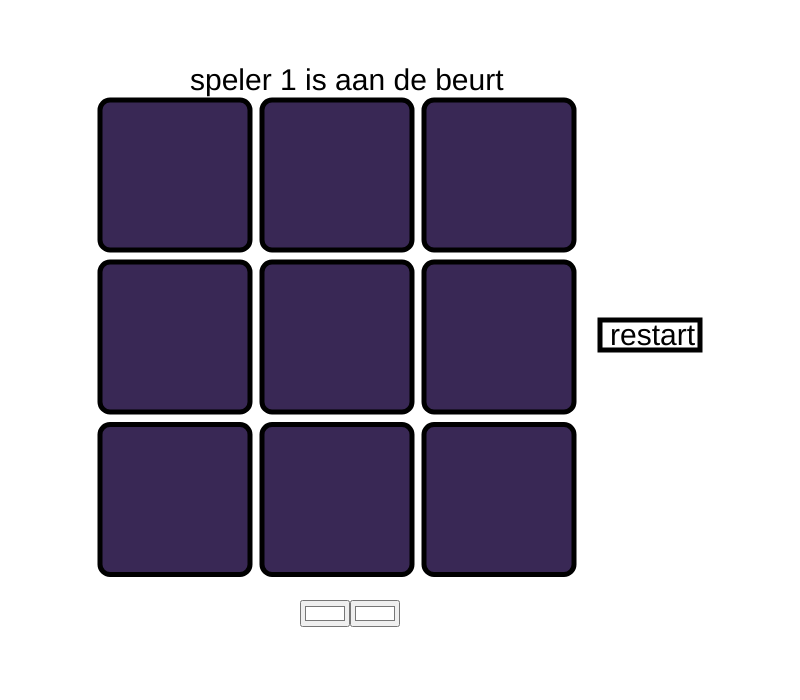
Frame 1 (no input)
Frame 60 (no input): identical to frame 1, image omitted
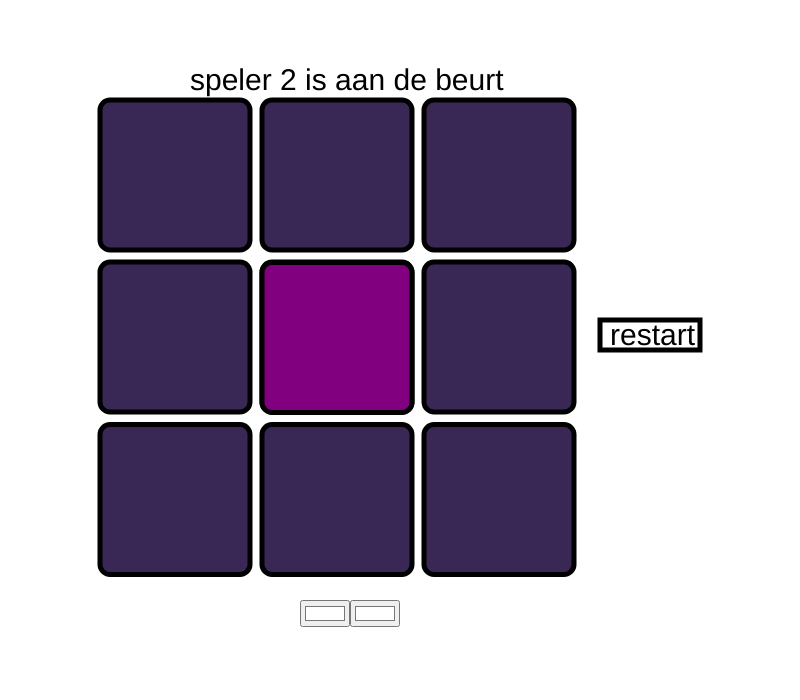
Frame 120 (the mouse pressed at the canvas centre since frame 60)

The p5.js sketch that drew these frames (run headless with seeded random() and noise() and a simulated clock; from frame 60 on, the mouse is pressed at the canvas centre):

// p5.js sketch
// ── sketch.js
let Player = 1
let RectW = 150
let winningWidth = 165
let RectH = 150
let winningHight = 165
let RectB = 12
let Box1 = 0
let Box2 = 0
let Box3 = 0
let Box4 = 0
let Box5 = 0
let Box6 = 0
let Box7 = 0
let Box8 = 0
let Box9 = 0
let Win = 0
let Winner = 0
let Reset = 0
let buttonH = 30
let buttonW = 100
let buttonX = 600
let buttonY = 320
let winningBox = []


function setup() {
  createCanvas(800, 700);
// color picker
  P1 = createColorPicker('#ffffff');
  P1.position(300, 600);
  P2 = createColorPicker('#ffffff');
  P2.position(350, 600);
}







function mousePressed() {
  //zorgen dat de blokken ingedrukt kunnen worden
  if (mouseButton == LEFT) {
    let RectX = 100
    let RectY = 100

    if (Win == 0) {
      if (Box1 == 0 &&
        mouseX > RectX && mouseX < RectX + RectW &&
        mouseY > RectY && mouseY < RectY + RectH
      ) {
        Box1 = Player;
        Player++
      }

      RectX += RectW + RectB;
      if (Box2 == 0 &&
        mouseX > RectX && mouseX < RectX + RectW &&
        mouseY > RectY && mouseY < RectY + RectH
      ) {
        Box2 = Player;
        Player++
      }

      RectX += RectW + RectB;
      if (Box3 == 0 &&
        mouseX > RectX && mouseX < RectX + RectW &&
        mouseY > RectY && mouseY < RectY + RectH
      ) {
        Box3 = Player;
        Player++
      }

      RectX = 100;
      RectY += RectH + RectB;

      if (Box4 == 0 &&
        mouseX > RectX && mouseX < RectX + RectW &&
        mouseY > RectY && mouseY < RectY + RectH
      ) {
        Box4 = Player;
        Player++
      }

      RectX += RectW + RectB;
      if (Box5 == 0 &&
        mouseX > RectX && mouseX < RectX + RectW &&
        mouseY > RectY && mouseY < RectY + RectH
      ) {
        Box5 = Player;
        Player++
      }

      RectX += RectW + RectB;
      if (Box6 == 0 &&
        mouseX > RectX && mouseX < RectX + RectW &&
        mouseY > RectY && mouseY < RectY + RectH
      ) {
        Box6 = Player;
        Player++
      }

      RectX = 100;
      RectY += RectH + RectB;

      if (Box7 == 0 &&
        mouseX > RectX && mouseX < RectX + RectW &&
        mouseY > RectY && mouseY < RectY + RectH
      ) {
        Box7 = Player;
        Player++
      }

      RectX += RectW + RectB;
      if (Box8 == 0 &&
        mouseX > RectX && mouseX < RectX + RectW &&
        mouseY > RectY && mouseY < RectY + RectH
      ) {
        Box8 = Player;
        Player++
      }

      RectX += RectW + RectB;
      if (Box9 == 0 &&
        mouseX > RectX && mouseX < RectX + RectW &&
        mouseY > RectY && mouseY < RectY + RectH
      ) {
        Box9 = Player;
        Player++
      }
    }
    if (Player >= 3) {
      Player = 1
    }
  }

// reset knop
  if (Reset == 0 &&
    mouseX > buttonX && mouseX < buttonX + buttonW &&
    mouseY > buttonY && mouseY < buttonY + buttonH) {
    Box1 = 0
    Box2 = 0
    Box3 = 0
    Box4 = 0
    Box5 = 0
    Box6 = 0
    Box7 = 0
    Box8 = 0
    Box9 = 0

    Win = 0
    winningBox = []
  }
}










function draw() {
  //color pick
let Player1Color = P1.color();
let Player2Color = P2.color();

//background
  if (Player == 1) {
    background(Player1Color)
  }
  if (Player == 2) {
    background(Player2Color)
  }


  //beurt text
  textSize(30)
  fill('black');
  text('speler ' + Player + ' is aan de beurt', 190, 90);
  // text(mouseX, 100, 100);
  let RectX = 100
  let RectY = 100


//de vakjes van het speelveld
  strokeWeight(5)
 if(Box1 == 1 || 2){
  true
 }else{
  false
 }
  if (Box1 == 1) {
    fill(Player1Color)
  } else if (Box1 == 2) {
    fill(Player2Color);
  } else {
    fill(57, 40, 85);
  }
  if (winningBox.includes(1)) {
    rect(RectX - 15, RectY - 8, winningWidth, winningHight, 10)
  } else
    rect(RectX, RectY, RectW, RectH, 10)


  RectX += RectW + RectB;
  strokeWeight(5)

   if(Box2 == 1 || 2){
  true
 }else{
  false
 }
  if (Box2 == 1) {
    fill(Player1Color)
  } else if (Box2 == 2) {
    fill(Player2Color);
  } else {
    fill(57, 40, 85);
  }
  if (winningBox.includes(2)) {
    rect(RectX, RectY - 8, winningWidth, winningHight, 10)
  } else
    rect(RectX, RectY, RectW, RectH, 10)


  RectX += RectW + RectB;
  strokeWeight(5)
  if (Box3 == 1) {
    fill(Player1Color)
  } else if (Box3 == 2) {
    fill(Player2Color);
  } else {
    fill(57, 40, 85);
  }
  if (winningBox.includes(3)) {
    rect(RectX + 15, RectY - 8, winningWidth, winningHight, 10)
  } else
    rect(RectX, RectY, RectW, RectH, 10)


  RectX = 100
  RectY += RectH + RectB;

  strokeWeight(5)
  if (Box4 == 1) {
    fill(Player1Color)
  } else if (Box4 == 2) {
    fill(Player2Color);
  } else {
    fill(57, 40, 85);
  }
  if (winningBox.includes(4)) {
    rect(RectX - 15, RectY - 8, winningWidth, winningHight, 10)
  } else
    rect(RectX, RectY, RectW, RectH, 10)


  RectX += RectW + RectB;
  strokeWeight(5)
  if (Box5 == 1) {
    fill(Player1Color)
  } else if (Box5 == 2) {
    fill(Player2Color);
  } else {
    fill(57, 40, 85);
  }
  if (winningBox.includes(5)) {
    rect(RectX, RectY - 8, winningWidth, winningHight, 10)
  } else
    rect(RectX, RectY, RectW, RectH, 10)


  RectX += RectW + RectB;
  strokeWeight(5)
  if (Box6 == 1) {
    fill(Player1Color)
  } else if (Box6 == 2) {
    fill(Player2Color);
  } else {
    fill(57, 40, 85);
  }
  if (winningBox.includes(6)) {
    rect(RectX + 15, RectY - 8, winningWidth, winningHight, 10)
  } else
    rect(RectX, RectY, RectW, RectH, 10)

  RectX = 100
  RectY = RectH * 2.75 + RectB;


  strokeWeight(5)
  if (Box7 == 1) {
    fill(Player1Color)
  } else if (Box7 == 2) {
    fill(Player2Color);
  } else {
    fill(57, 40, 85);
  }
  if (winningBox.includes(7)) {
    rect(RectX - 15, RectY + 8, winningWidth, winningHight, 10)
  } else
    rect(RectX, RectY, RectW, RectH, 10)


  RectX += RectW + RectB;
  strokeWeight(5)
  if (Box8 == 1) {
    fill(Player1Color)
  } else if (Box8 == 2) {
    fill(Player2Color);
  } else {
    fill(57, 40, 85);
  }
  if (winningBox.includes(8)) {
    rect(RectX, RectY + 8, winningWidth, winningHight, 10)
  } else
    rect(RectX, RectY, RectW, RectH, 10)


  RectX += RectW + RectB;
  strokeWeight(5)
  if (Box9 == 1) {
    fill(Player1Color)
  } else if (Box9 == 2) {
    fill(Player2Color);
  } else {
    fill(57, 40, 85);
  }
  if (winningBox.includes(9)) {
    rect(RectX + 15, RectY + 8, winningWidth, winningHight, 10)
  } else
    rect(RectX, RectY, RectW, RectH, 10)






  //winopties 
  //horizontaal
  if (Box1 != 0 &&
    Box1 == Box2 &&
    Box1 == Box3
  ) {

    winningBox.push(1)
    winningBox.push(2)
    winningBox.push(3)
    if (Player == 1) {
      Winner = 2;
      Win += 1
    } else if (Player == 2) {
      Winner = 1;
      Win += 1
    }
    fill('purple')
    rect(150, 280, 380, 80);
    textSize(60)
    fill('black')
    text('player ' + Winner + ' wins!', 160, 340)
  }




  if (Box4 != 0 &&
    Box4 == Box5 &&
    Box4 == Box6
  ) {
    winningBox.push(4)
    winningBox.push(5)
    winningBox.push(6)
    if (Player == 1) {
      Winner = 2;
      Win = +1
    } else if (Player == 2) {
      Winner = 1;
      Win = +1
    }
    fill('purple')
    rect(150, 280, 380, 80);
    textSize(60)
    fill('black')
    text('player ' + Winner + ' wins!', 160, 340)
  }



  if (Box7 != 0 &&
    Box7 == Box8 &&
    Box7 == Box9
  ) {
    winningBox.push(7)
    winningBox.push(8)
    winningBox.push(9)
    if (Player == 1) {
      Winner = 2;
      Win + 1
    } else if (Player == 2) {
      Winner = +1;
      Win = +1;
    }
    fill('purple')
    rect(150, 280, 380, 80);
    textSize(60)
    fill('black')
    text('player ' + Winner + ' wins!', 160, 340)
  }




  //verticaal
  if (Box1 != 0 &&
    Box1 == Box4 &&
    Box1 == Box7
  ) {
    winningBox.push(1)
    winningBox.push(4)
    winningBox.push(7)
    if (Player == 1) {
      Winner = 2;
      Win = +1
    } else if (Player == 2) {
      Winner = 1;
      Win = +1
    }
    fill('purple')
    rect(150, 280, 380, 80);
    textSize(60)
    fill('black')
    text('player ' + Winner + ' wins!', 160, 340)
  }



  if (Box2 != 0 &&
    Box2 == Box5 &&
    Box2 == Box8
  ) {
    winningBox.push(2)
    winningBox.push(5)
    winningBox.push(8)
    if (Player == 1) {
      Winner = 2;
      Win = +1
    } else if (Player == 2) {
      Winner = 1;
      Win = +1;
    }
    fill('purple')
    rect(150, 280, 380, 80);
    textSize(60)
    fill('black')
    text('player ' + Winner + ' wins!', 160, 340)
  }



  if (Box3 != 0 &&
    Box3 == Box6 &&
    Box3 == Box9
  ) {
    winningBox.push(3)
    winningBox.push(6)
    winningBox.push(9)
    if (Player == 1) {
      Winner = 2;
      Win = +1
    } else if (Player == 2) {
      Winner = 1;
      Win = +1;
    }
    fill('purple')
    rect(150, 280, 380, 80);
    textSize(60)
    fill('black')
    text('player ' + Winner + ' wins!', 160, 340)
  }



  //diagonaal
  if (Box1 != 0 &&
    Box1 == Box5 &&
    Box1 == Box9
  ) {
    winningBox.push(1)
    winningBox.push(5)
    winningBox.push(9)
    if (Player == 1) {
      Winner = 2;
      Win = +1;
    } else if (Player == 2) {
      Winner = 1;
      Win = +1;
    }
    fill('purple')
    rect(150, 280, 380, 80);
    textSize(60)
    fill('black')
    text('player ' + Winner + ' wins!', 160, 340)
  }




  if (Box3 != 0 &&
    Box3 == Box5 &&
    Box3 == Box7
  ) {
    winningBox.push(3)
    winningBox.push(5)
    winningBox.push(7)
    if (Player == 1) {
      Winner = 2;
      Win = +1;
    } else if (Player == 2) {
      Winner = 1;
      Win = +1;
    }
    fill('purple')
    rect(150, 280, 380, 80);
    textSize(60)
    fill('black')
    text('player ' + Winner + ' wins!', 160, 340)
  }


  //draw
  if (Box1 != 0 && Box2 != 0 && Box3 != 0 && Box4 != 0 && Box5 != 0 && Box6 != 0 && Box7 != 0 && Box8 != 0 && Box9 != 0 && Win == 0) {
    fill('purple')
    rect(190, 280, 300, 80);
    textSize(60)
    fill("black")
    text("It's a draw!", 200, 340)
  }



  //restart knop
  fill('white');
  rect(buttonX, buttonY, buttonW, buttonH)
  textSize(30)
  fill('black');
  text('restart', 610, 345);







  //hover 
  if (Win == 0 && 
    Box1 == false || Box2 == false) {
    if (mouseX > RectX && mouseX < RectX + RectW &&
      mouseY > RectY && mouseY < RectY + RectH
    ) {
      fill('purple')
      rect(RectX, RectY, RectW, RectH, 10)
    }



    RectX -= RectW + RectB;
    if (mouseX > RectX && mouseX < RectX + RectW &&
      mouseY > RectY && mouseY < RectY + RectH
    ) {
      fill('purple')
      rect(RectX, RectY, RectW, RectH, 10)
    }

    RectX -= RectW + RectB;
    if (mouseX > RectX && mouseX < RectX + RectW &&
      mouseY > RectY && mouseY < RectY + RectH
    ) {
      fill('purple')
      rect(RectX, RectY, RectW, RectH, 10)
    }


    RectX = 100;
    RectY -= RectH + RectB;

    if (mouseX > RectX && mouseX < RectX + RectW &&
      mouseY > RectY && mouseY < RectY + RectH
    ) {
      fill('purple')
      rect(RectX, RectY, RectW, RectH, 10)
    }


    RectX += RectW + RectB;
    if (mouseX > RectX && mouseX < RectX + RectW &&
      mouseY > RectY && mouseY < RectY + RectH
    ) {
      fill('purple')
      rect(RectX, RectY, RectW, RectH, 10)
    }


    RectX += RectW + RectB;
    if (mouseX > RectX && mouseX < RectX + RectW &&
      mouseY > RectY && mouseY < RectY + RectH
    ) {
      fill('purple')
      rect(RectX, RectY, RectW, RectH, 10)
    }

    RectX = 100;
    RectY -= RectH + RectB;


    if (mouseX > RectX && mouseX < RectX + RectW &&
      mouseY > RectY && mouseY < RectY + RectH
    ) {
      fill('purple')
      rect(RectX, RectY, RectW, RectH, 10)
    }

    RectX += RectW + RectB;
    if (mouseX > RectX && mouseX < RectX + RectW &&
      mouseY > RectY && mouseY < RectY + RectH
    ) {
      fill('purple')
      rect(RectX, RectY, RectW, RectH, 10)
    }

    RectX += RectW + RectB
    if (mouseX > RectX && mouseX < RectX + RectW &&
      mouseY > RectY && mouseY < RectY + RectH
    ) {
      fill('purple')
      rect(RectX, RectY, RectW, RectH, 10)
    }
  } else {
  }
}
